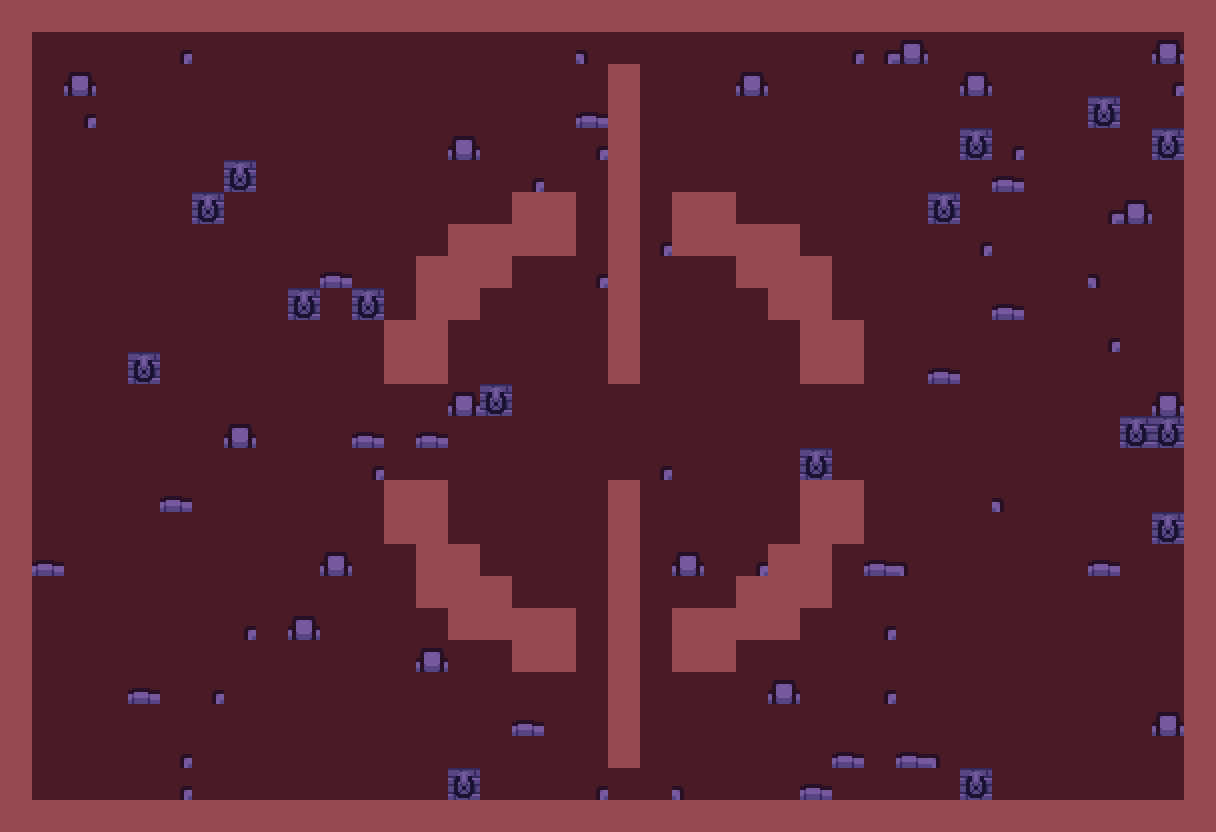

A level layout from a 2D game, rendered from its tile map. Below: a short description, then the map file with its tile-grid data intact:
An orthogonal 38x26 tile map with 32x32 px tiles, 1 tile layer (Suelo), 1 hidden layer not drawn and 14 objects (8x enemy, 3x item, spawn, door, switch).

<map version="1.10" tiledversion="1.10.2" orientation="orthogonal" renderorder="right-down" width="38" height="26" tilewidth="32" tileheight="32" infinite="0" nextlayerid="3" nextobjectid="40">
  <tileset firstgid="1" source="../tilesets/umbral.tsx" />
  <layer id="1" name="Suelo" width="38" height="26" visible="1">
    <data encoding="csv">
49,49,49,49,49,49,49,49,49,49,49,49,49,49,49,49,49,49,49,49,49,49,49,49,49,49,49,49,49,49,49,49,49,49,49,49,49,49,
49,1,1,1,1,2,1,1,1,1,1,1,1,1,1,1,1,1,4,1,1,1,1,1,1,1,2,2,7,1,1,1,1,1,1,1,7,49,
49,1,7,1,1,1,1,1,1,1,1,1,1,1,1,1,1,1,1,49,1,1,1,7,1,1,1,1,1,1,7,1,1,1,1,1,2,49,
49,1,2,1,1,1,1,1,1,1,1,1,1,1,1,1,1,1,3,49,1,1,1,1,1,1,1,1,1,1,1,1,1,1,8,1,1,49,
49,1,1,1,1,1,1,1,1,1,1,1,1,1,7,1,1,1,2,49,1,1,1,1,1,1,1,1,1,1,8,2,1,1,1,1,8,49,
49,1,1,1,1,1,1,8,1,1,1,1,1,1,1,1,2,1,1,49,1,1,1,1,1,1,1,1,1,1,1,3,1,1,1,1,1,49,
49,1,1,1,1,1,8,1,1,1,1,1,1,1,1,1,49,49,1,49,1,49,49,1,1,1,1,1,1,8,1,1,1,1,2,7,1,49,
49,1,1,1,1,1,1,1,1,1,1,1,1,1,49,49,49,49,1,49,2,49,49,49,49,1,1,1,1,1,2,1,1,1,1,1,1,49,
49,1,1,1,1,1,1,1,1,1,3,1,1,49,49,49,1,1,2,49,1,1,1,49,49,49,1,1,1,1,1,1,1,1,4,1,1,49,
49,1,1,1,1,1,1,1,1,8,1,8,1,49,49,1,1,1,1,49,1,1,1,1,49,49,1,1,1,1,1,3,1,1,1,1,1,49,
49,1,1,1,1,1,1,1,1,1,1,1,49,49,1,1,1,1,1,49,1,1,1,1,1,49,49,1,1,1,1,1,1,1,2,1,1,49,
49,1,1,1,8,1,1,1,1,1,1,1,49,49,1,1,1,1,1,49,1,1,1,1,1,49,49,1,1,3,1,1,1,1,1,1,1,49,
49,1,1,1,1,1,1,1,1,1,1,1,1,1,7,8,1,1,1,1,1,1,1,1,1,1,1,1,1,1,1,1,1,1,1,1,7,49,
49,1,1,1,1,1,1,7,1,1,1,3,1,3,1,1,1,1,1,1,1,1,1,1,1,1,1,1,1,1,1,1,1,1,1,8,8,49,
49,1,1,1,1,1,1,1,1,1,1,2,1,1,1,1,1,1,1,1,2,1,1,1,1,8,1,1,1,1,1,1,1,1,1,1,1,49,
49,1,1,1,1,3,1,1,1,1,1,1,49,49,1,1,1,1,1,49,1,1,1,1,1,49,49,1,1,1,1,4,1,1,1,1,1,49,
49,1,1,1,1,1,1,1,1,1,1,1,49,49,1,1,1,1,1,49,1,1,1,1,1,49,49,1,1,1,1,1,1,1,1,1,8,49,
49,3,1,1,1,1,1,1,1,1,7,1,1,49,49,1,1,1,1,49,1,7,1,2,49,49,1,3,4,1,1,1,1,1,3,1,1,49,
49,1,1,1,1,1,1,1,1,1,1,1,1,49,49,49,1,1,1,49,1,1,1,49,49,49,1,1,1,1,1,1,1,1,1,1,1,49,
49,1,1,1,1,1,1,2,1,7,1,1,1,1,49,49,49,49,1,49,1,49,49,49,49,1,1,2,1,1,1,1,1,1,1,1,1,49,
49,1,1,1,1,1,1,1,1,1,1,1,1,7,1,1,49,49,1,49,1,49,49,1,1,1,1,1,1,1,1,1,1,1,1,1,1,49,
49,1,1,1,3,1,2,1,1,1,1,1,1,1,1,1,1,1,1,49,1,1,1,1,7,1,1,2,1,1,1,1,1,1,1,1,1,49,
49,1,1,1,1,1,1,1,1,1,1,1,1,1,1,1,3,1,1,49,1,1,1,1,1,1,1,1,1,1,1,1,1,1,1,1,7,49,
49,1,1,1,1,2,1,1,1,1,1,1,1,1,1,1,1,1,1,49,1,1,1,1,1,1,3,1,3,4,1,1,1,1,1,1,1,49,
49,1,1,1,1,2,1,1,1,1,1,1,1,1,8,1,1,1,2,1,1,4,1,1,1,3,1,1,1,1,8,1,1,1,1,1,1,49,
49,49,49,49,49,49,49,49,49,49,49,49,49,49,49,49,49,49,49,49,49,49,49,49,49,49,49,49,49,49,49,49,49,49,49,49,49,49
</data>
  </layer>
  <layer id="2" name="Colisiones" width="38" height="26" visible="0">
    <data encoding="csv">
49,49,49,49,49,49,49,49,49,49,49,49,49,49,49,49,49,49,49,49,49,49,49,49,49,49,49,49,49,49,49,49,49,49,49,49,49,49,
49,0,0,0,0,0,0,0,0,0,0,0,0,0,0,0,0,0,0,0,0,0,0,0,0,0,0,0,0,0,0,0,0,0,0,0,0,49,
49,0,0,0,0,0,0,0,0,0,0,0,0,0,0,0,0,0,0,49,0,0,0,0,0,0,0,0,0,0,0,0,0,0,0,0,0,49,
49,0,0,0,0,0,0,0,0,0,0,0,0,0,0,0,0,0,0,49,0,0,0,0,0,0,0,0,0,0,0,0,0,0,0,0,0,49,
49,0,0,0,0,0,0,0,0,0,0,0,0,0,0,0,0,0,0,49,0,0,0,0,0,0,0,0,0,0,0,0,0,0,0,0,0,49,
49,0,0,0,0,0,0,0,0,0,0,0,0,0,0,0,0,0,0,49,0,0,0,0,0,0,0,0,0,0,0,0,0,0,0,0,0,49,
49,0,0,0,0,0,0,0,0,0,0,0,0,0,0,0,49,49,0,49,0,49,49,0,0,0,0,0,0,0,0,0,0,0,0,0,0,49,
49,0,0,0,0,0,0,0,0,0,0,0,0,0,49,49,49,49,0,49,0,49,49,49,49,0,0,0,0,0,0,0,0,0,0,0,0,49,
49,0,0,0,0,0,0,0,0,0,0,0,0,49,49,49,0,0,0,49,0,0,0,49,49,49,0,0,0,0,0,0,0,0,0,0,0,49,
49,0,0,0,0,0,0,0,0,0,0,0,0,49,49,0,0,0,0,49,0,0,0,0,49,49,0,0,0,0,0,0,0,0,0,0,0,49,
49,0,0,0,0,0,0,0,0,0,0,0,49,49,0,0,0,0,0,49,0,0,0,0,0,49,49,0,0,0,0,0,0,0,0,0,0,49,
49,0,0,0,0,0,0,0,0,0,0,0,49,49,0,0,0,0,0,49,0,0,0,0,0,49,49,0,0,0,0,0,0,0,0,0,0,49,
49,0,0,0,0,0,0,0,0,0,0,0,0,0,0,0,0,0,0,0,0,0,0,0,0,0,0,0,0,0,0,0,0,0,0,0,0,49,
49,0,0,0,0,0,0,0,0,0,0,0,0,0,0,0,0,0,0,0,0,0,0,0,0,0,0,0,0,0,0,0,0,0,0,0,0,49,
49,0,0,0,0,0,0,0,0,0,0,0,0,0,0,0,0,0,0,0,0,0,0,0,0,0,0,0,0,0,0,0,0,0,0,0,0,49,
49,0,0,0,0,0,0,0,0,0,0,0,49,49,0,0,0,0,0,49,0,0,0,0,0,49,49,0,0,0,0,0,0,0,0,0,0,49,
49,0,0,0,0,0,0,0,0,0,0,0,49,49,0,0,0,0,0,49,0,0,0,0,0,49,49,0,0,0,0,0,0,0,0,0,0,49,
49,0,0,0,0,0,0,0,0,0,0,0,0,49,49,0,0,0,0,49,0,0,0,0,49,49,0,0,0,0,0,0,0,0,0,0,0,49,
49,0,0,0,0,0,0,0,0,0,0,0,0,49,49,49,0,0,0,49,0,0,0,49,49,49,0,0,0,0,0,0,0,0,0,0,0,49,
49,0,0,0,0,0,0,0,0,0,0,0,0,0,49,49,49,49,0,49,0,49,49,49,49,0,0,0,0,0,0,0,0,0,0,0,0,49,
49,0,0,0,0,0,0,0,0,0,0,0,0,0,0,0,49,49,0,49,0,49,49,0,0,0,0,0,0,0,0,0,0,0,0,0,0,49,
49,0,0,0,0,0,0,0,0,0,0,0,0,0,0,0,0,0,0,49,0,0,0,0,0,0,0,0,0,0,0,0,0,0,0,0,0,49,
49,0,0,0,0,0,0,0,0,0,0,0,0,0,0,0,0,0,0,49,0,0,0,0,0,0,0,0,0,0,0,0,0,0,0,0,0,49,
49,0,0,0,0,0,0,0,0,0,0,0,0,0,0,0,0,0,0,49,0,0,0,0,0,0,0,0,0,0,0,0,0,0,0,0,0,49,
49,0,0,0,0,0,0,0,0,0,0,0,0,0,0,0,0,0,0,0,0,0,0,0,0,0,0,0,0,0,0,0,0,0,0,0,0,49,
49,49,49,49,49,49,49,49,49,49,49,49,49,49,49,49,49,49,49,49,49,49,49,49,49,49,49,49,49,49,49,49,49,49,49,49,49,49
</data>
  </layer>
  <objectgroup id="3" name="Entidades">
    <object id="1" name="spawn" type="spawn" x="96" y="416" width="24" height="24" />
    <object id="2" name="door" type="door" x="1120" y="416" width="28" height="36">
      <properties>
        <property name="requires" value="switch" />
      </properties>
    </object>
    <object id="3" name="switch" type="switch" x="288" y="608" width="24" height="24">
      <properties>
        <property name="label" value="Sello antiguo" />
      </properties>
    </object>
    <object id="4" name="enemy" type="enemy" x="256" y="96" width="28" height="28">
      <properties>
        <property name="kind" value="mage" />
        <property name="patrol" value="pingpong" />
      </properties>
    </object>
    <object id="5" name="enemy" type="enemy" x="928" y="640" width="28" height="28">
      <properties>
        <property name="kind" value="slime" />
        <property name="patrol" value="waypoints" />
      </properties>
    </object>
    <object id="6" name="enemy" type="enemy" x="960" y="96" width="28" height="28">
      <properties>
        <property name="kind" value="wraith" />
        <property name="patrol" value="fsm" />
      </properties>
    </object>
    <object id="7" name="enemy" type="enemy" x="928" y="256" width="28" height="28">
      <properties>
        <property name="kind" value="skeleton" />
        <property name="patrol" value="pingpong" />
      </properties>
    </object>
    <object id="8" name="enemy" type="enemy" x="672" y="320" width="28" height="28">
      <properties>
        <property name="kind" value="brute" />
        <property name="patrol" value="waypoints" />
      </properties>
    </object>
    <object id="9" name="enemy" type="enemy" x="384" y="576" width="28" height="28">
      <properties>
        <property name="kind" value="mage" />
        <property name="patrol" value="fsm" />
      </properties>
    </object>
    <object id="10" name="enemy" type="enemy" x="992" y="608" width="28" height="28">
      <properties>
        <property name="kind" value="slime" />
        <property name="patrol" value="pingpong" />
      </properties>
    </object>
    <object id="11" name="enemy" type="enemy" x="448" y="736" width="28" height="28">
      <properties>
        <property name="kind" value="wraith" />
        <property name="patrol" value="waypoints" />
      </properties>
    </object>
    <object id="12" name="item" type="item" x="832" y="416" width="20" height="20">
      <properties>
        <property name="item" value="medkit" />
        <property name="amount" value="1" />
      </properties>
    </object>
    <object id="13" name="item" type="item" x="480" y="288" width="20" height="20">
      <properties>
        <property name="item" value="ammo" />
        <property name="amount" value="2" />
      </properties>
    </object>
    <object id="14" name="item" type="item" x="704" y="288" width="20" height="20">
      <properties>
        <property name="item" value="power" />
        <property name="amount" value="1" />
      </properties>
    </object>
  </objectgroup>
</map>
